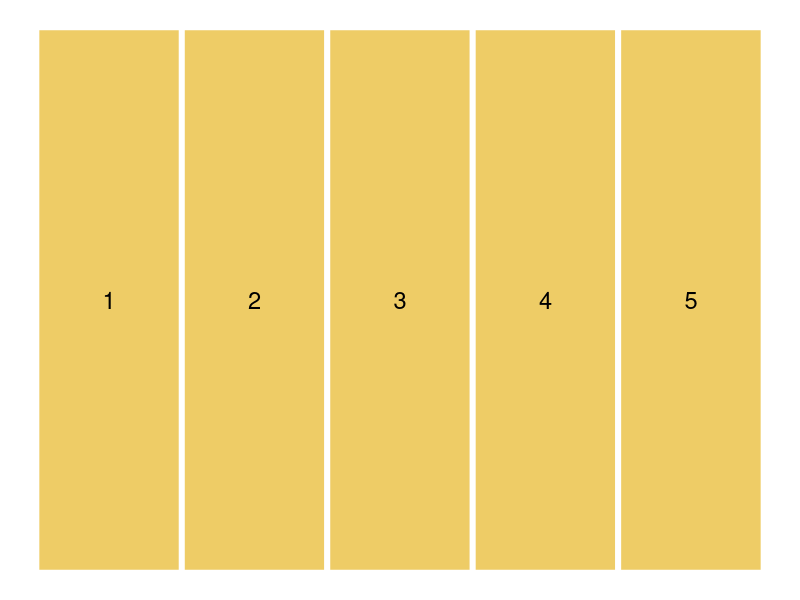
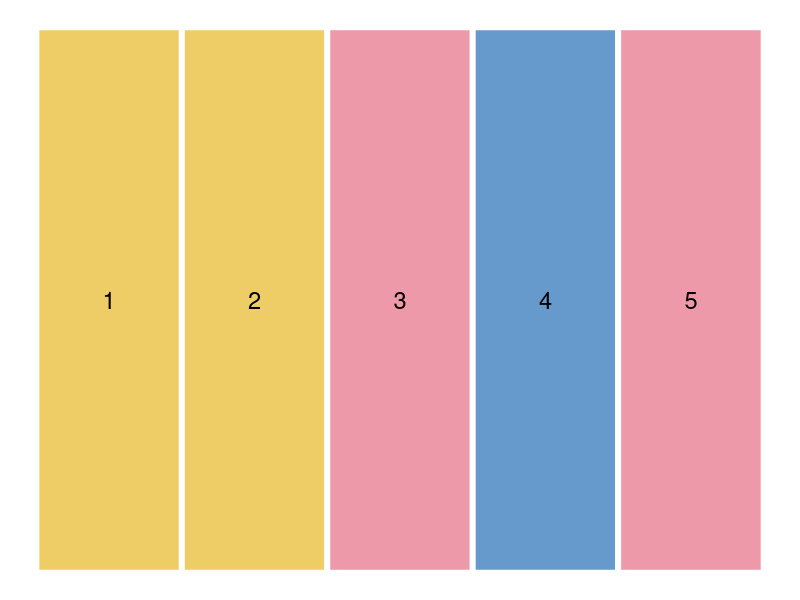
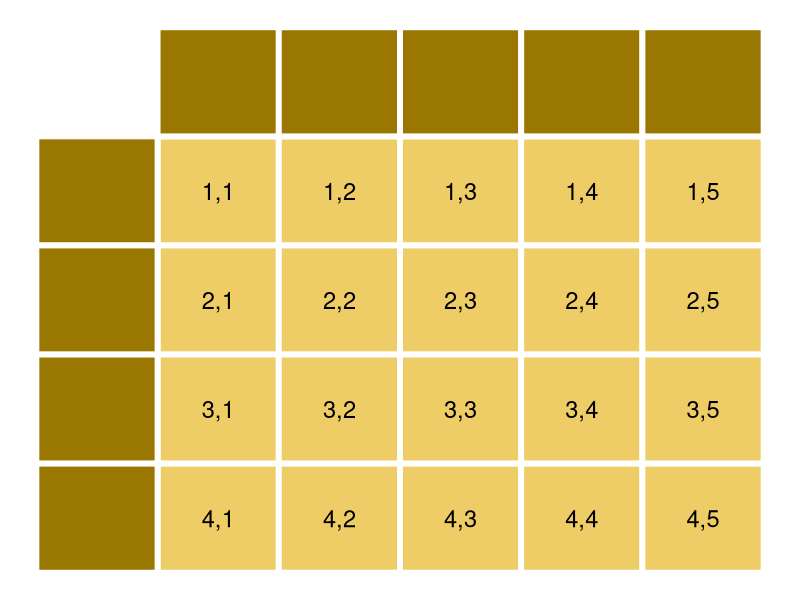
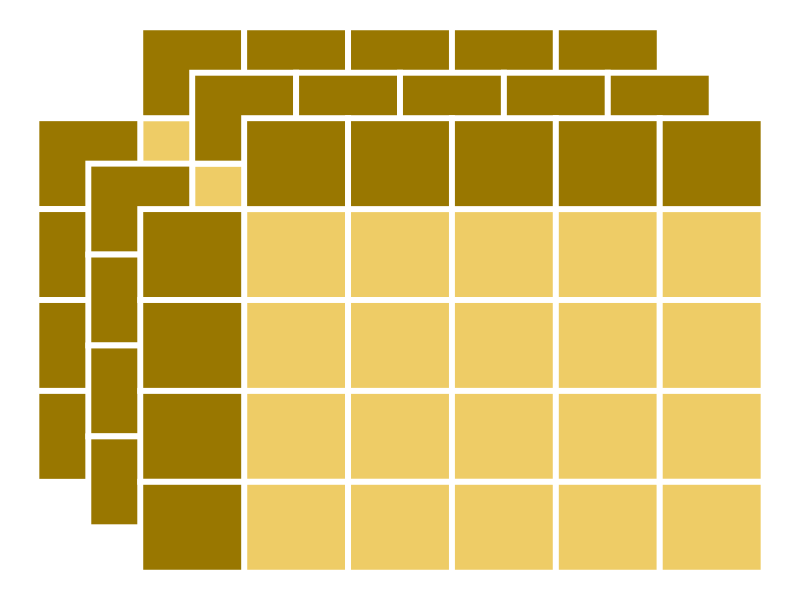
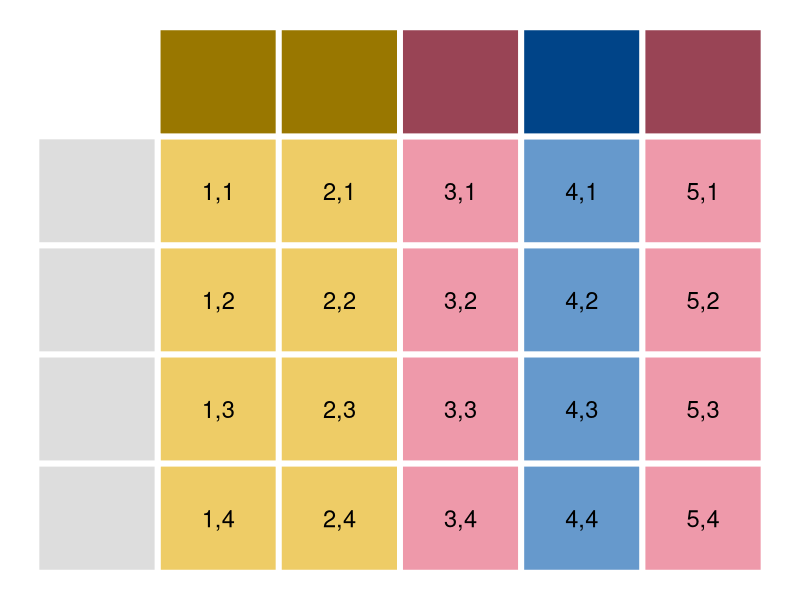

Reproduce these figures in R, in order.
## ---- chunk 1
#| label: fig-r-atomic
#| echo: false
#| fig-width: 5
#| fig-height: 1
#| out-width: '33%'
#| fig-cap: "Un vecteur est un ensemble d'éléments de même type."
vec <- data.frame(x = 1:5, y = 1, z = "A")
ggplot2::ggplot(data = vec) +
  ggplot2::aes(x = x, y = y, fill = z, label = x) +
  ggplot2::geom_tile(colour = "white", linewidth = 2) +
  ggplot2::geom_text(size = 6) +
  ggplot2::theme_void() +
  ggplot2::theme(legend.position = "none") +
  ggplot2::scale_fill_manual(values = c(A = "#EECC66"))
## ---- chunk 2
x <- TRUE          # logical
x <- 1L            # integer
x <- 10.5          # double
x <- "archéologie" # character
## ---- chunk 3
vec_log <- c(TRUE, FALSE, TRUE) # logical
vec_int <- c(1L, 2L, 3L)        # integer
vec_num <- c(1.2, 2.1, 3.2)     # double
vec_cha <- c("A", "B", "C")     # character
## ---- chunk 4
typeof(vec_cha)

length(vec_cha)
## ---- chunk 5
is.logical(vec_log)

is.integer(vec_int)

is.double(vec_num)

is.character(vec_cha)
## ---- chunk 6
x <- c(1, "B", 3)
typeof(x)

x <- c(TRUE, "B", TRUE)
typeof(x)
## ---- chunk 7
x <- c(1L, 2.1, 3L)
typeof(x)

x <- c(TRUE, 2.1, TRUE)
typeof(x)
## ---- chunk 8
as.integer(c(1.2, 2.1, 3.2))

as.numeric(c(TRUE, FALSE, TRUE))

as.character(c(1.2, 2.1, 3.2))
## ---- chunk 9
as.logical(c(1, 0, 3))
## ---- chunk 10
as.numeric(c("A", "B", "C"))
## ---- chunk 11
x <- 1:5

attr(x, "a") <- "xyz"
attr(x, "a")

attr(x, "b") <- 1:3
attr(x, "b")
## ---- chunk 12
# Un nom est associé à chaque élément
x <- c(a = 1, b = 2, c = 3, d = 4, e = 5)
x

# Les noms sont spécifiés à l'aide d'un vecteur
names(x) <- c("f", "g", "h", "i", "j")
x

# Extraire les noms des différents éléments
names(x)

# Supprimer les noms
names(x) <- NULL
names(x)

x
## ---- chunk 13
#| label: fig-r-list
#| echo: false
#| fig-width: 5
#| fig-height: 1
#| out-width: '33%'
#| fig-cap: "Une liste est un vecteur dont les éléments peuvent être de différents types."
vec <- data.frame(x = 1:5, y = 1, z = c("A", "A", "B", "C", "B"))
ggplot2::ggplot(data = vec) +
  ggplot2::aes(x = x, y = y, fill = z, label = x) +
  ggplot2::geom_tile(colour = "white", linewidth = 2) +
  ggplot2::geom_text(size = 6) +
  ggplot2::theme_void() +
  ggplot2::theme(legend.position = "none") +
  ggplot2::scale_fill_manual(
    values = c(A = "#EECC66", B = "#EE99AA", C = "#6699CC")
  )
## ---- chunk 14
# Création d'une liste contenant 4 éléments
x <- list(
  TRUE,
  1L,
  c(1.2, 2.1),
  c("X", "Y", "Z")
)
x

# Une liste est un objet de type 'list'
typeof(x)

# Longueur de la liste (nombre d'éléments)
length(x)

# Longueur des différents éléments de la liste
lengths(x)

# Les éléments de la liste peuvent être nommés
names(x) <- c("a", "b", "c", "d")
x
## ---- chunk 15
x <- list(
  list(
    c(TRUE, FALSE),
    c("X", "Y", "Z")
  ), 
  c(1, 2)
)
x
## ---- chunk 16
x <- c(
  list(
    c(TRUE, FALSE),
    c("X", "Y", "Z")
  ), 
  list(1, 2)
)
x
## ---- chunk 17
x <- c(
  list(
    c(TRUE, FALSE),
    c("X", "Y", "Z")
  ), 
  c(1, 2)
)
x
## ---- chunk 18
#| label: fig-r-matrix
#| echo: false
#| fig-width: 5
#| fig-height: 5
#| out-width: '33%'
#| fig-cap: "Une matrice (a) est un tableau à deux dimensions dont tous les éléments sont de même type. Un array (b) peut être vu comme un empilement de matrices (formant ainsi un cube de données)."
#| fig-subcap: 
#|   - ""
#|   - ""
#| layout-ncol: 2
vec <- data.frame(x = rep(1:5, each = 4), y = -rep(1:4, times = 5), z = c("A"))
vec$i <- paste(vec$y * -1, vec$x, sep=",")
col <- data.frame(x = 1:5, y = 0, z = "X", i = "")
row <- data.frame(x = 0, y = 1:4 * -1, z = "X", i = "")

ggplot2::ggplot(data = rbind(vec, col, row)) +
  ggplot2::aes(x = x, y = y, fill = z, label = i) +
  ggplot2::geom_tile(colour = "white", linewidth = 2) +
  ggplot2::geom_text(size = 6) +
  ggplot2::theme_void() +
  ggplot2::theme(legend.position = "none") +
  ggplot2::scale_fill_manual(values = c(A = "#EECC66", X = "#997700"))

ggplot2::ggplot(data = rbind(vec, col, row)) +
  ggplot2::aes(fill = z, label = i) +
  ggplot2::geom_tile(
    ggplot2::aes(x = x, y = y), colour = "white", linewidth = 2
  ) +
  ggplot2::geom_tile(
    ggplot2::aes(x = x + 0.5, y = y -0.5), colour = "white", linewidth = 2
  ) +
  ggplot2::geom_tile(
    ggplot2::aes(x = x + 1, y = y - 1), colour = "white", linewidth = 2
  ) +
  # ggplot2::geom_text(ggplot2::aes(x = x + 1, y = y - 1), size = 6) +
  ggplot2::theme_void() +
  ggplot2::theme(legend.position = "none") +
  ggplot2::scale_fill_manual(values = c(A = "#EECC66", X = "#997700"))
## ---- chunk 19
# Soit un vecteur contenant 12 éléments
x <- 1:12
x

# Le vecteur est transformé en une matrice de 2 lignes et 6 colonnes
dim(x) <- c(2, 6)
dim(x)
x
## ---- chunk 20
typeof(x) # Type des éléments
length(x) # Nombre d'éléments (valeurs)
nrow(x)   # Nombre de lignes
ncol(x)   # Nombre de colonnes
## ---- chunk 21
# Par défaut, une matrice est remplie colonne par colonne
x <- matrix(1:12, nrow = 3, ncol = 4)
x

# Ce comportement peut être modifié
y <- matrix(1:12, nrow = 3, ncol = 4, byrow = TRUE)
y
## ---- chunk 22
# Combine les lignes de deux matrices
rbind(x, y)

# Combine les colonnes de deux matrices
cbind(x, y)
## ---- chunk 23
rownames(x) <- c("X", "Y", "Z")
colnames(x) <- c("A", "B", "C", "D")
dimnames(x)

x

dimnames(y) <- list(c("X", "Y", "Z"), c("A", "B", "C", "D"))
rownames(y)
colnames(y)

y
## ---- chunk 24
#| label: fig-r-dataframe
#| echo: false
#| fig-width: 5
#| fig-height: 5
#| out-width: '33%'
#| fig-cap: "Un data.frame est un tableau à deux dimensions dont les colonnes peuvent être de différents types."
vec <- data.frame(x = rep(1:5, each = 4), y = -rep(1:4, times = 5), 
                  z = rep(c("A", "A", "B", "C", "B"), each = 4))
vec$i <- paste(vec$x, vec$y * -1, sep=",")
col <- data.frame(x = 1:5, y = 0, z = c("X", "X", "Y", "Z", "Y"), i = "")
row <- data.frame(x = 0, y = 1:4 * -1, z = NA_character_, i = "")

ggplot2::ggplot(data = rbind(vec, col, row)) +
  ggplot2::aes(x = x, y = y, fill = z, label = i) +
  ggplot2::geom_tile(colour = "white", linewidth = 2) +
  ggplot2::geom_text(size = 6) +
  ggplot2::theme_void() +
  ggplot2::theme(legend.position = "none") +
  ggplot2::scale_fill_manual(
    values = c(A = "#EECC66", B = "#EE99AA", C = "#6699CC",
               X = "#997700", Y = "#994455", Z = "#004488"),
    na.value = "#DDDDDD"
  )
## ---- chunk 25
x <- data.frame(
  a = 1:3,
  b = c("x", "y", "z")
)
x
## ---- chunk 26
typeof(x) # Type list
length(x) # Nombre d'éléments (colonnes)
## ---- chunk 27
nrow(x) # Nombre de lignes
ncol(x) # Nombre de colonnes
## ---- chunk 28
rownames(x) # Noms de lignes
colnames(x) # Noms de colonnes
## ---- chunk 29
## Créer un tableau de donnée
data <- data.frame(
  name = c("John", "Molly", "Frank", "Peter", "Michelle"),
  job = c("Policeman", "Artist", "Banker", NA, "Teacher"),
  sex = c("male", "female", "male", "male", "female"),
  age = c(45, 32, 58, 18, 22)
)

## Obtenir un apperçu
str(data)
